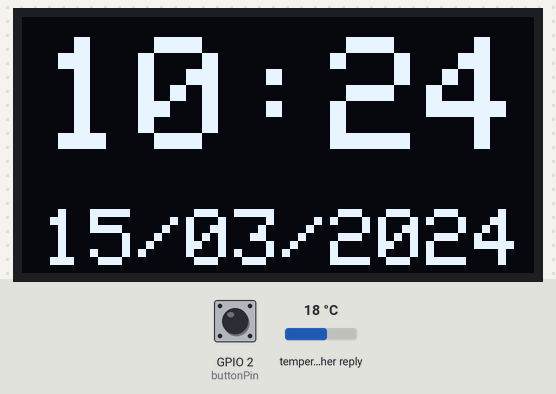
The sketch below on a simulated ESP32. On the bench: 128×64 one-colour display. The inputs (shaded band) are chosen by the test bench; at power-on: GPIO 2 (buttonPin) LOW, temperature in the weather reply 18 °C. WiFi joins after 1.5 s; servers stay silent unless stated; the local clock reads 2024-03-15 10:24:30 at power-on unless the sketch sets it; web services answer with replies made up by the test bench; what the sketch prints to the serial monitor is not drawn.

Above: at 15.0 s.
15.1 s: GPIO 2 (buttonPin) pulled HIGH for 3.2 s
At 20.2 s:
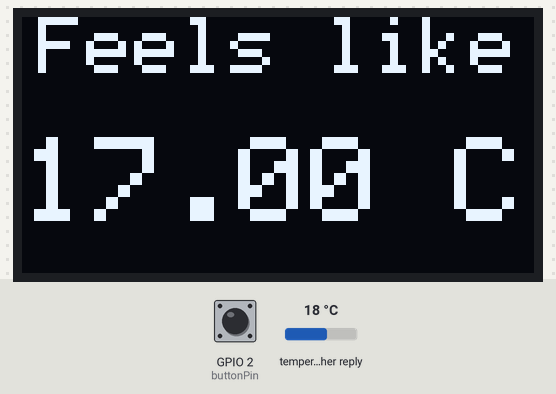
22.8 s: temperature in the weather reply set to 1 °C
At 24.8 s:
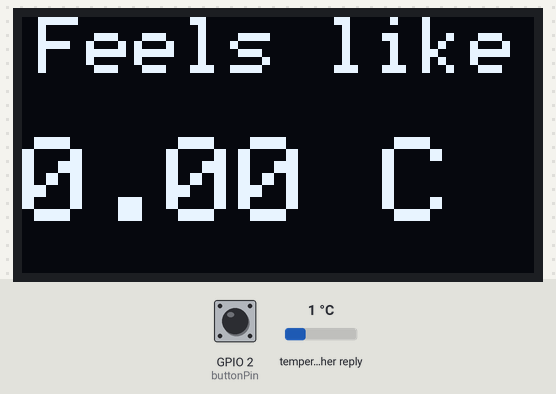
25.6 s: GPIO 2 (buttonPin) pulled HIGH for 0.15 s
At 26.9 s:
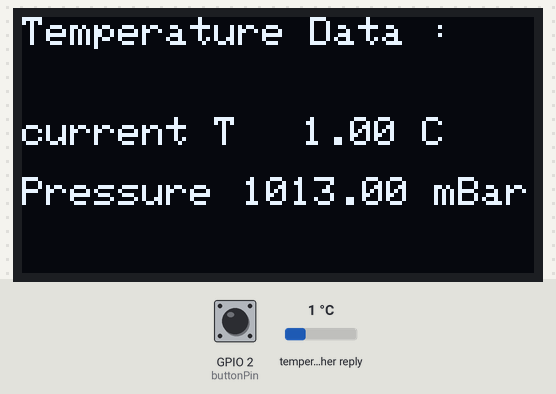
27.6 s: GPIO 2 (buttonPin) pulled HIGH for 1 s
At 29.3 s:
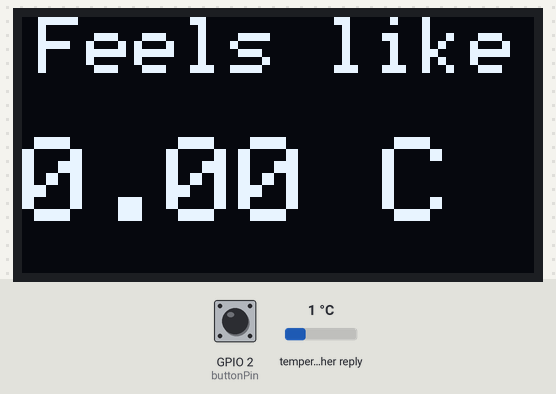
Timing chart, 0 to 30.8 s (numbered marks = the images above; inputs shaded):
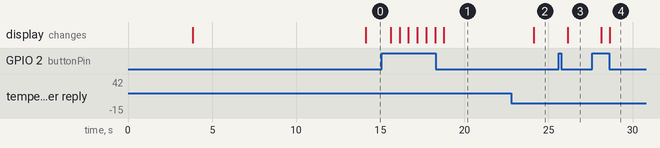

The sketch:

weather_station_main.ino
```cpp
/*

Code written by ISHANT MEHNDIRATTA
Hardware Used :
                ESP32 devkit v1
                0.96" oled Display 128*64
                PushButton
                10k ohm Resistor

Connections :
                display to ESP32
                  VCC - 3.3V
                  GND - GND
                  SCL - GPIO22
                  SDA - GPIO21
                  my display doesnt have reset pin
                ESP32 to button
                  output to GPIO2

*/
#include <WiFi.h>
#include "time.h"
#include <WiFiClientSecure.h>
#include <HTTPClient.h>
#include <Arduino_JSON.h>
#include <Wire.h>
#include <Adafruit_GFX.h>
#include <Adafruit_SSD1306.h>


#define SCREEN_WIDTH 128 // OLED display width, in pixels
#define SCREEN_HEIGHT 64 // OLED display height, in pixels
#define OLED_RESET -1

// Declaration for an SSD1306 display connected to I2C (SDA, SCL pins)
Adafruit_SSD1306 display(SCREEN_WIDTH, SCREEN_HEIGHT, &Wire, -1);


const int buttonPin = 2;  // the number of the pushbutton pin
int buttonState = 0; // to store HIGH and LOW states
int displayMode = 0; // can be initilised to 0, 1 or 2

// Replace with your network credentials (STATION)
const char* ssid = "EACCESS";
const char* password = "hostelnet";

// details for fetching time
const char* ntpServer = "pool.ntp.org";
const long  gmtOffset_sec = 19800; // GMT + 5hr 30min
const int   daylightOffset_sec = 0; // 0 for india

String serverPath = "https://api.openweathermap.org/data/2.5/weather?q=Patiala,IN&units=metric&appid=<add your API key>";
String jsonBuffer;

// global variables that stores data fetched by update function
String gtimestr = "11:11";
String gdatestr = "15-01-2006";
String gtemp = "00.00C";
String gfeel = "00.00 C";
String gpressure = "0000mBar";
String gtemp_min = "00.00C";
String gtemp_max = "00.00C";

String httpGETRequest(const char* serverName) {
  WiFiClientSecure client;
  client.setInsecure();  // allow HTTPS without certificate verification

  HTTPClient http;
  http.begin(client, serverName);  // HTTPS

  int httpResponseCode = http.GET();
  String payload = "{}";

  if (httpResponseCode > 0) {
    Serial.print("HTTP Response code: ");
    Serial.println(httpResponseCode);
    payload = http.getString();
  } else {
    Serial.print("Error code: ");
    Serial.println(httpResponseCode);
  }

  http.end();
  return payload;
}
void initWiFi() {
  WiFi.mode(WIFI_STA);
  WiFi.begin(ssid, password);
  Serial.print("Connecting to WiFi ...");
  while (WiFi.status() != WL_CONNECTED) {
    Serial.print('.');
    delay(600);
  }
  Serial.println(WiFi.localIP());
}


//----------data fetching----------
void getLocalTime() {
  struct tm timeinfo;
  if (!getLocalTime(&timeinfo)) {
    Serial.println("Failed to obtain time");
    gtimestr = "00:00";
  }

  char timeStr[6];  // HH:MM + null
  strftime(timeStr, sizeof(timeStr), "%H:%M", &timeinfo);
  gtimestr = String(timeStr);
}

void getLocalDate() {
  struct tm timeinfo;
  if (!getLocalTime(&timeinfo)) {
    Serial.println("Failed to obtain date");
    gdatestr = "00/00/0000";
  }

  char dateStr[11];  // DD/MM/YYYY + null
  strftime(dateStr, sizeof(dateStr), "%d/%m/%Y", &timeinfo);
  gdatestr = String(dateStr);
}

void getLocalWeather(){
    // Check WiFi connection status
    if(WiFi.status()== WL_CONNECTED){
      jsonBuffer = httpGETRequest(serverPath.c_str());
      Serial.println(jsonBuffer);
      JSONVar myObject = JSON.parse(jsonBuffer);

      // JSON.typeof(jsonVar) can be used to get the type of the var
      if (JSON.typeof(myObject) == "undefined") {
        Serial.println("Parsing input failed!");
        return;
      }

      // Serial.println(double(myObject["main"]["temp"]));

      gtemp = (String((double) myObject["main"]["temp"]) + " C");
      gfeel = (String((double) myObject["main"]["feels_like"]) + " C");
      gtemp_min = (String((double) myObject["main"]["temp_min"]) + " C");
      gtemp_max = (String((double) myObject["main"]["temp_max"]) + " C");
      gpressure = (String((double) myObject["main"]["pressure"]) + " mBar");
    }
    else {
      Serial.println("WiFi Disconnected");
    }
}
// function thats calls data-fetching functions and updates data in global variables
void updateData() {
  static unsigned long lastUpdate = 0;  // remembers last update time
  unsigned long currentMillis = millis();

  // Only update if 10 seconds (10000 ms) have passed
  if (currentMillis - lastUpdate >= 10000) {
    Serial.println("🔄 Updating time, date, and weather...");

    getLocalTime();
    getLocalDate();
    getLocalWeather();

    lastUpdate = currentMillis;
  }
}


//----------Display Design----------

void display_0(){
//time date
  display.setTextColor(WHITE);

  display.setTextSize(4);
  display.setCursor(5, 5);
  display.println(gtimestr);

  display.setTextSize(2);
  display.setCursor(5, 48);
  display.println(gdatestr);

  display.display();
}

void display_1(){
// feels like
  display.setTextColor(WHITE);
  display.setTextSize(2);
  display.setCursor(4, 0);
  display.println("Feels like");
  display.setTextSize(3);
  display.setCursor(0,30);
  display.println(gfeel);

  display.display();
}

void display_2(){
//weather
  display.setTextColor(WHITE);
  display.setTextSize(1);
  display.setCursor(0, 0);
  display.println("Temperature Data : ");
  display.setTextSize(1);
  display.setCursor(0, 25);
  display.println("current T");
  display.setCursor(70, 25);
  display.println(gtemp);
  display.setCursor(0, 40);
  display.println("Pressure ");
  display.setCursor(55, 40);
  display.println(gpressure);

  display.display();
}


void display_startup(){
  // Clear the buffer.
  display.clearDisplay();
  display.setTextColor(WHITE);
  display.setTextSize(1);
  display.setCursor(0, 0);
  display.println("BOOTING......");
  display.setTextSize(3);
  display.setCursor(35, 25);
  display.println(">_<");
  display.display();
  delay(10000);
}


void setup() {
  Serial.begin(115200);
  updateData();
  pinMode(buttonPin, INPUT);
  if(!display.begin(SSD1306_SWITCHCAPVCC, 0x3C)) { // 0*3C is address of iic display used by me. use the address finder code first to confirm!
    Serial.println(F("SSD1306 allocation failed"));
    for(;;);
  }
  delay(2000);
  display.clearDisplay();

  initWiFi();
  Serial.print("RSSI: ");
  Serial.println(WiFi.RSSI());

  configTime(gmtOffset_sec, daylightOffset_sec, ntpServer);
  updateData();
  display_startup();

}

void loop() {

  updateData();


  buttonState = digitalRead(buttonPin);
  if (buttonState == HIGH) {
    // change display
    displayMode = (displayMode + 1) % 3;
    delay(500);
  }
  // Call display functions based on mode
  if (displayMode == 0) {
    display.clearDisplay();
    display_0();
  } else if (displayMode == 1) {
    display.clearDisplay();
    display_1();
  } else if (displayMode == 2) {
    display.clearDisplay();
    display_2();
  }
}
```

Measured:
- after the input at 15.1 s, the display: changes after 0.53 s (image 1)
- after the input at 22.8 s, the display: changes after 1.3 s (image 2)
- after the input at 25.6 s, the display: changes after 0.54 s (image 3)
- after the input at 27.6 s, the display: first changes after 0.53 s (image 4 shows a later state)
